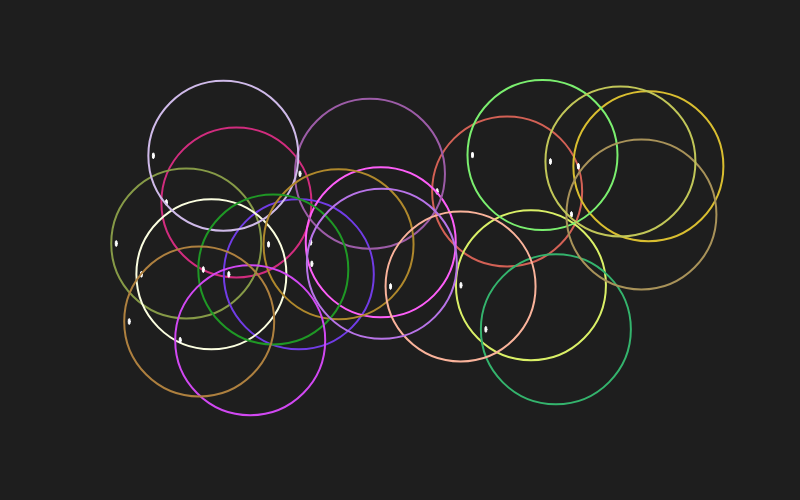
Frame 1 (no input)
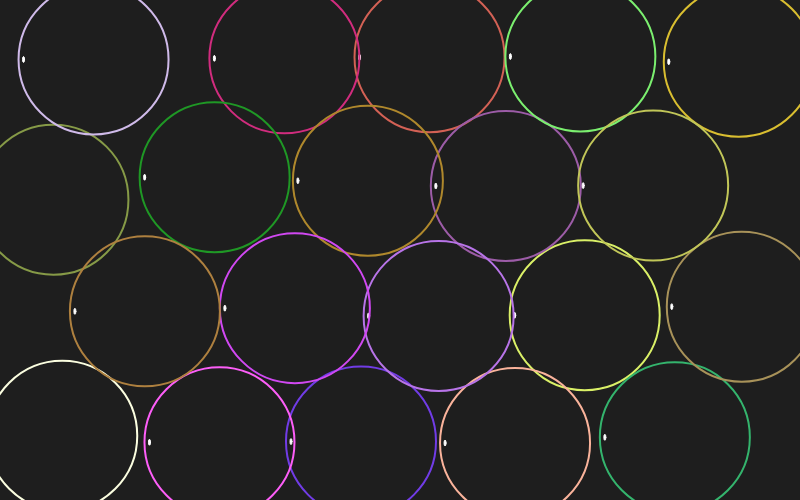
Frame 60 (no input)
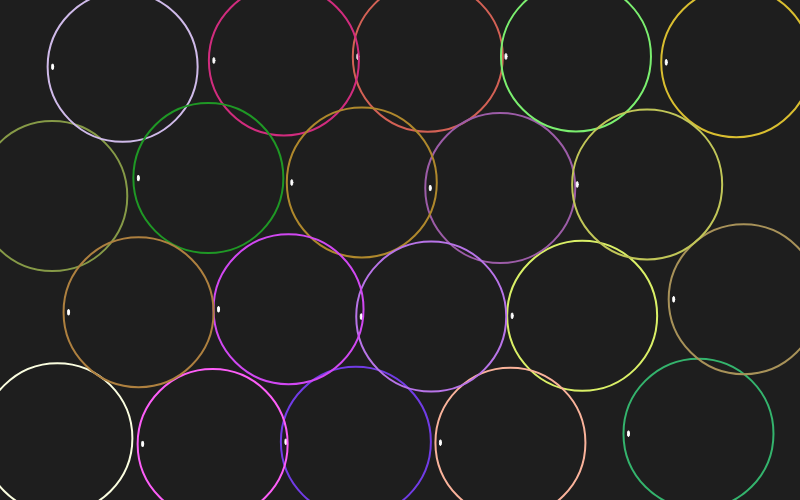
Frame 120 (the mouse pressed at the canvas centre since frame 60)

The p5.js sketch that drew these frames (run headless with seeded random() and noise() and a simulated clock; from frame 60 on, the mouse is pressed at the canvas centre):

// p5.js sketch
// ── sketch.js
let bubbles = [];
const diameter = 150;
const numBubble = 20;

function setup() {
    createCanvas(displayWidth,displayHeight-100);
    background(0);
    
    for(var i=0; i<numBubble; ++i) {
        let xPos = random(diameter, width-diameter);
        let yPos = random(diameter, height-diameter);
        let pos = createVector(xPos, yPos);

        bubbles.push(new Bubble(pos, diameter));
    }

}

function draw() {
    background(30);

    for(var b of bubbles) {
        b.draw();
        b.update();
    }

    for(var i=0; i<bubbles.length; ++i) {
        for(var j=0; j<bubbles.length; ++j) {
            if(i!=j) {
                bubbles[i].collision(bubbles[j]);
            }
        }
    }

    // console.log(frameRate())
 
}
// ── bubble.js
class Bubble {
    constructor(pos, dia) {
        this.pos = pos;
        this.dia = dia;
        this.rad = dia/2;
        this.speed = 5.5;
        this.vel = createVector(random(-this.speed,this.speed), random(-this.speed,this.speed));
        this.col = color(random(30,255),random(30,255),random(30,255));

        //this.trail = new Trail(200);
    }

    collision( bubble ) {
        let diff = p5.Vector.sub(this.pos, bubble.pos);
        let dst = p5.Vector.dist(bubble.pos, this.pos);

        if(dst >= bubble.rad + this.rad) 
            return;
        else {
            // console.log("collision");
        }

        let overLapHalf = 0.5 * (dst - this.rad - bubble.rad);
        this.pos = p5.Vector.sub(this.pos, p5.Vector.div(p5.Vector.mult(diff,overLapHalf), dst));       // overlap correction this
        bubble.pos = p5.Vector.add(bubble.pos, p5.Vector.div(p5.Vector.mult(diff,overLapHalf), dst));   // overlap correction them

        let normal = p5.Vector.div(diff,dst);
        let vdiff = p5.Vector.sub(bubble.vel, this.vel);
        let dotProd = p5.Vector.dot(normal, vdiff);
        
        this.vel = p5.Vector.add(this.vel, p5.Vector.mult(normal, dotProd));
        bubble.vel = p5.Vector.sub(bubble.vel, p5.Vector.mult(normal, dotProd));

    }

    update() {
        this.pos.add(this.vel);
        let rad = this.dia/2;

        if(this.pos.x - rad <= 0) {
            this.vel.x *= -1;
            this.pos.x = rad;
        }
        if(this.pos.x + rad >= width) {
            this.vel.x *= -1;
            this.pos.x = width - rad;
        }
        if(this.pos.y - rad <= 0) {
            this.vel.y *= -1;
            this.pos.y = rad;
        }
        if(this.pos.y + rad >= height) {
            this.vel.y *= -1;
            this.pos.y = height - rad;
        }
        
        //if(frameCount % 5 == 0)
        //this.trail.addToTrail(this.pos.x, this.pos.y);
    }

    draw() {
        //fill(this.col);
        push();
        stroke('white');
        ellipse(this.pos.x-this.rad+5, this.pos.y, 2, 6);

        
        push();
        noFill();
        stroke(this.col);
        strokeWeight(2)
        //this.trail.draw();
        ellipse(this.pos.x, this.pos.y, this.dia);
        pop();
        
    }
}
// ── trail.js
class Trail {
    constructor( trailLen ) {
        this.len = trailLen;
        this.particles = [];
        this.size = 7;
    }

    addToTrail(x, y) {
        this.particles.push(createVector(x, y));
        if(this.particles.length > this.len) 
            this.particles.shift();
    }

    draw() {
        for(var i=0; i<this.particles.length-1; ++i) {
            line(this.particles[i].x, this.particles[i].y, 
                this.particles[i+1].x, this.particles[i+1].y);
        }
    }
}
